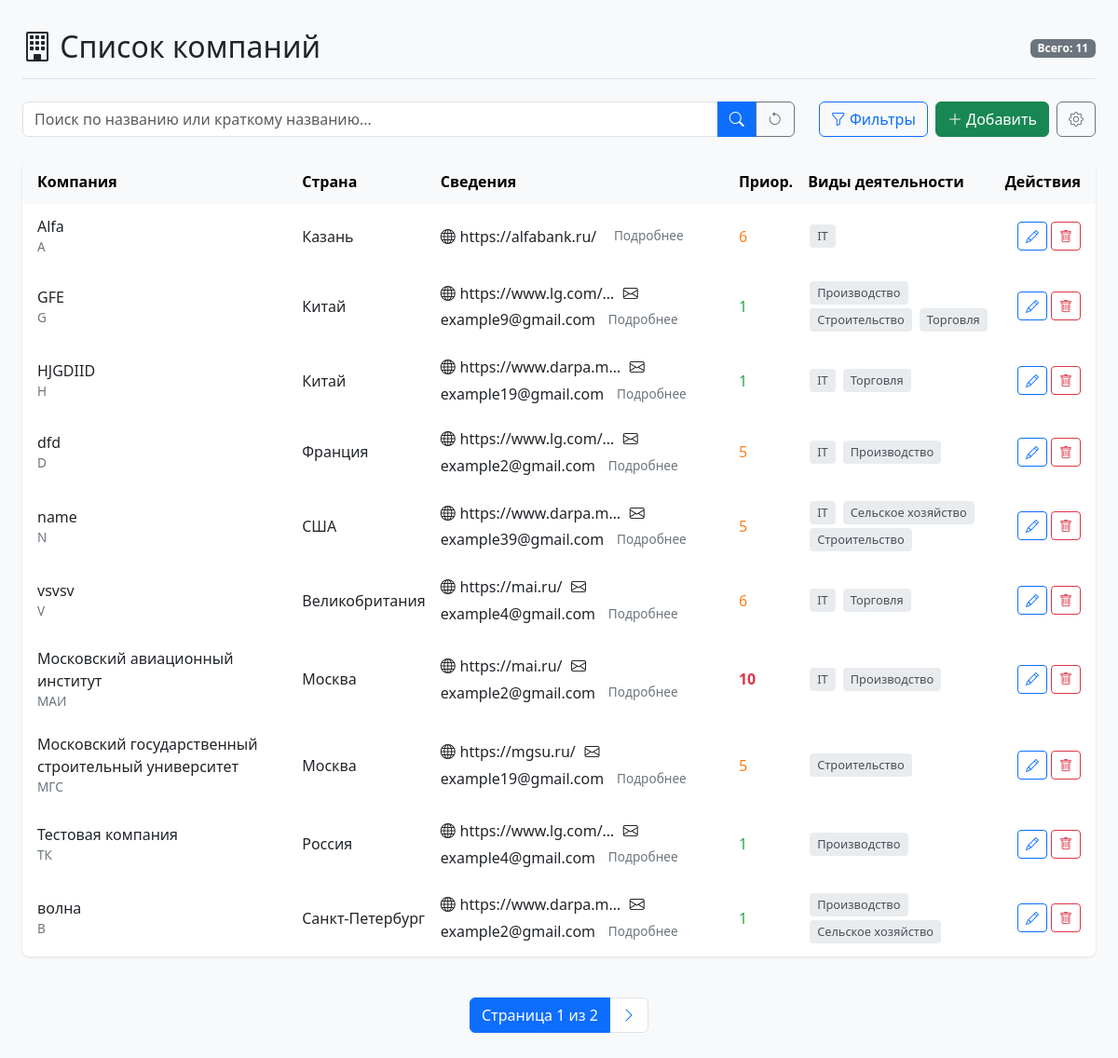
The page / on the database its author committed.
### newapp/models.py (models this page shows, shortened)
class Company(models.Model):
    REGION_CHOICES = [
        ('Россия', 'Россия'),
        ('Франция', 'Франция'),
        ('Германия', 'Германия'),
        ('США', 'США'),
        ('Китай', 'Китай'),
        ('Япония', 'Япония'),
        ('Великобритания', 'Великобритания'),
        ('Италия', 'Италия'),
        ('Испания', 'Испания'),
        ('Канада', 'Канада'),
    ]
    name = models.CharField("Название", max_length=255, unique=True)
    short_name = models.CharField("Краткое название", max_length=50, blank=True, unique=True)
    region = models.CharField("Страна", max_length=100, choices=REGION_CHOICES)
    priority = models.IntegerField(
        "Приоритет",
        default=1,
        validators=[MinValueValidator(1), MaxValueValidator(10)]
    )
    website = models.URLField("Ссылка на сайт", blank=True)
    email = models.EmailField("Email", blank=True)
    activity_themes = models.ManyToManyField(
        ActivityTheme,
        verbose_name="Виды деятельности",
        blank=True
    )
    additional_contacts = models.TextField(
        "Доп. сведения",
        blank=True,
        help_text="Формат: Тип:значение (например, Telegram:@example)"
    )
    class Meta:
        verbose_name = "Компания"
        verbose_name_plural = "Компании"
        ordering = ['name']

class ActivityTheme(models.Model):
    name = models.CharField("Название вида деятельности", max_length=100, unique=True)
    class Meta:
        verbose_name = "Вид деятельности"
        verbose_name_plural = "Виды деятельности"
        ordering = ['name']

### newapp/views.py (the view)
# urls.py: path('', views.company_list, name='company_list'),
def company_list(request):
    search_query = request.GET.get('q', '')
    priority_filter = request.GET.get('priority', '')
    region_filter = request.GET.get('region', '')
    activity_filters = request.GET.getlist('activity')
    companies = Company.objects.all().distinct()
    all_activities = ActivityTheme.objects.all().order_by('name')
    if search_query:
        companies = companies.filter(
            Q(name__icontains=search_query) |
            Q(short_name__icontains=search_query)
        )
    if priority_filter and priority_filter.isdigit() and 1 <= int(priority_filter) <= 10:
        companies = companies.filter(priority=int(priority_filter))
    if region_filter:
        companies = companies.filter(region=region_filter)
    if activity_filters:
        companies = companies.filter(activity_themes__id__in=activity_filters).distinct()
    paginator = Paginator(companies, 10)
    page_number = request.GET.get('page')
    page_obj = paginator.get_page(page_number)
    return render(request, 'company_list.html', {
        'page_obj': page_obj,
        'search_query': search_query,
        'priority_filter': priority_filter,
        'region_filter': region_filter,
        'activity_filters': [int(a) for a in activity_filters],
        'regions': Company.REGION_CHOICES,
        'priority_range': range(1, 11),
        'all_activities': all_activities,
    })

### newapp/templates/company_list.html (shortened to what this page needs)
{% load static %}
<!DOCTYPE html>
<html>
<head>
    <link href="https://cdn.jsdelivr.net/npm/bootstrap@5.3.0/dist/css/bootstrap.min.css" rel="stylesheet">
    <link rel="stylesheet" href="{% static 'company_list/styles.css' %}">
    <link rel="stylesheet" href="https://cdn.jsdelivr.net/npm/bootstrap-icons@1.8.0/font/bootstrap-icons.css">
</head>
<body>
    <div class="container-fluid px-4 py-3">
        <div class="header-container mb-4">
            <a href="{% url 'company_list' %}" class="header-link">
                <h2 class="m-0"><i class="bi bi-building"></i> Список компаний</h2>
            </a>
            <div class="company-count">
                <span class="badge bg-secondary">Всего: {{ page_obj.paginator.count }}</span>
            </div>
        </div>
        <div class="controls-container mb-4">
            <form method="get" action="{% url 'company_list' %}" class="search-form flex-grow-1 me-3">
                <div class="input-group">
                    <input type="text" name="q" class="form-control"
                           placeholder="Поиск по названию или краткому названию..."
                           value="{{ search_query }}">
                    <button type="submit" class="btn btn-primary">
                        <i class="bi bi-search"></i>
                    </button>
                    <a href="?" class="btn btn-outline-secondary">
                        <i class="bi bi-arrow-counterclockwise"></i>
                    </a>
                </div>
            </form>
            <div class="buttons-container">
                <button class="btn btn-outline-primary me-2" data-bs-toggle="modal" data-bs-target="#filterModal">
                    <i class="bi bi-funnel"></i> Фильтры
                </button>
                <a href="{% url 'company_create' %}" class="btn btn-success">
                    <i class="bi bi-plus-lg"></i> Добавить
                </a>
                <a href="/admin/" class="btn btn-outline-secondary ms-2">
                    <i class="bi bi-gear"></i>
                </a>
            </div>
        </div>
        <div class="table-container mb-4">
            <table class="company-table w-100">
                <thead>
                    <tr class="table-light">
                        <th class="ps-3">Компания</th>
                        <th>Страна</th>
                        <th>Сведения</th>
                        <th>Приор.</th>
                        <th>Виды деятельности</th>
                        <th class="pe-3">Действия</th>
                    </tr>
                </thead>
                <tbody>
                    {% for company in page_obj %}
                    <tr>
                        <td class="ps-3">
                            <div class="company-name">{{ company.name }}</div>
                            <div class="company-shortname">
                                {% if company.short_name %}
                                    {{ company.short_name }}
                                {% else %}
                                    <span class="text-muted">Не указано</span>
                                {% endif %}
                            </div>
                        </td>
                        <td>{{ company.get_region_display }}</td>
                        <td>
                            <div class="collapsed-contacts">
                                {% if company.website %}
                                    <i class="bi bi-globe"></i> <span>{{ company.website|truncatechars:20 }}</span><br>
                                {% endif %}
                                {% if company.email %}
                                    <i class="bi bi-envelope"></i> {{ company.email|truncatechars:20 }}
                                {% endif %}
                                <button class="btn btn-link p-0 ms-2 details-btn"
                                        data-bs-toggle="modal"
                                        data-bs-target="#contactsModal"
                                        data-website="{% if company.website %}{{ company.website }}{% endif %}"
                                        data-email="{% if company.email %}{{ company.email }}{% endif %}"
                                        data-additional="{% if company.additional_contacts %}{{ company.additional_contacts }}{% endif %}">
                                    Подробнее
                                </button>
                            </div>
                        </td>
                        <td>
                            <span class="{% if company.priority >= 7 %}priority-high{% elif company.priority >= 4 %}priority-medium{% else %}priority-low{% endif %}">
                                {{ company.priority }}
                            </span>
                        </td>
                        <td>
                            {% for activity in company.activity_themes.all %}
                                <span class="activity-badge">
                                    {{ activity.name }}
                                </span>
                            {% empty %}
                                <span class="text-muted">—</span>
                            {% endfor %}
                        </td>
                        <td class="pe-3">
                            <div class="action-buttons">
                                <a href="{% url 'company_edit' company.pk %}" class="btn btn-sm btn-outline-primary"
                                   title="Редактировать">
                                    <i class="bi bi-pencil"></i>
                                </a>
                                <a href="{% url 'company_delete' company.pk %}" class="btn btn-sm btn-outline-danger ms-1"
                                   title="Удалить">
                                    <i class="bi bi-trash"></i>
                                </a>
                            </div>
                        </td>
                    </tr>
                    {% empty %}
                    <tr>
                        <td colspan="6" class="text-center py-4 text-muted">
                            <i class="bi bi-exclamation-circle"></i> Нет компаний
                        </td>
                    </tr>
                    {% endfor %}
                </tbody>
            </table>
        </div>
        {% if page_obj.paginator.num_pages > 1 %}
        <div class="d-flex justify-content-center">
            <nav aria-label="Page navigation">
                <ul class="pagination">
                    <li class="page-item active">
                        <span class="page-link">
                            Страница {{ page_obj.number }} из {{ page_obj.paginator.num_pages }}
                        </span>
                    </li>
                    {% if page_obj.has_next %}
                    <li class="page-item">
                        <a class="page-link" href="?page={{ page_obj.next_page_number }}">
                            <i class="bi bi-chevron-right"></i>
                        </a>
                    </li>
                    {% endif %}
                </ul>
            </nav>
        </div>
        {% endif %}
    </div>
</body>
</html>

### newapp/static/company_list/styles.css (style rules this page uses)
body { background-color: #f8f9fa; font-family: 'Segoe UI', Tahoma, Geneva, Verdana, sans-serif; }
.container-fluid { max-width: 1400px; padding: 0 20px; }
.header-container { display: flex; justify-content: space-between; align-items: center; padding: 15px 0; border-bottom: 1px solid #dee2e6; }
.header-link { text-decoration: none; color: #212529; transition: color 0.2s; }
.table-container { background-color: white; border-radius: 8px; box-shadow: 0 1px 3px rgba(0, 0, 0, 0.1); overflow: hidden; }
.company-table { margin-bottom: 0; }
.company-table th { padding: 12px 8px; font-weight: 600; background-color: #f8f9fa; }
.company-table td { padding: 12px 8px; vertical-align: middle; }
.company-name { font-weight: 500; }
.company-shortname { font-size: 0.85rem; color: #6c757d; }
.priority-low { color: #28a745; font-weight: 500; }
.priority-medium { color: #fd7e14; font-weight: 500; }
.priority-high { color: #dc3545; font-weight: 600; }
.activity-badge { display: inline-block; padding: 3px 8px; background-color: #e9ecef; color: #495057; border-radius: 4px; font-size: 0.8rem; margin: 2px; }
.action-buttons { display: flex; justify-content: flex-end; }
.pagination { margin: 20px 0; }
.page-link { min-width: 40px; text-align: center; }
.controls-container { display: flex; justify-content: space-between; align-items: center; flex-wrap: wrap; gap: 10px; }
.search-form { flex-grow: 1; min-width: 250px; }
.buttons-container { display: flex; }
.details-btn { font-size: 0.85rem; text-decoration: none; color: #6c757d; vertical-align: baseline; }
.collapsed-contacts { display: flex; flex-wrap: wrap; align-items: center; gap: 0.3rem; }

### rows shown on the page
Company: name "Alfa", short_name "A", region "Казань", website "https://alfabank.ru/", priority "6"
ActivityTheme: name "IT"
Company: name "GFE", short_name "G", region "Китай", website "https://www.lg.com/…", email "example9@gmail.com", priority "1"
ActivityTheme: name "Производство"
ActivityTheme: name "Строительство"
ActivityTheme: name "Торговля"
Company: name "HJGDIID", short_name "H", region "Китай", website "https://www.darpa.m…", email "example19@gmail.com", priority "1"
Company: name "dfd", short_name "D", region "Франция", website "https://www.lg.com/…", email "example2@gmail.com", priority "5"
Company: name "name", short_name "N", region "США", website "https://www.darpa.m…", email "example39@gmail.com", priority "5"
ActivityTheme: name "Сельское хозяйство"
Company: name "vsvsv", short_name "V", region "Великобритания", website "https://mai.ru/", email "example4@gmail.com", priority "6"
Company: name "Московский авиационный институт", short_name "МАИ", region "Москва", website "https://mai.ru/", email "example2@gmail.com", priority "10"
Company: name "Московский государственный строительный университет", short_name "МГС", region "Москва", website "https://mgsu.ru/", email "example19@gmail.com", priority "5"
Company: name "Тестовая компания", short_name "ТК", region "Россия", website "https://www.lg.com/…", email "example4@gmail.com", priority "1"
Company: name "волна", short_name "В", region "Санкт-Петербург", website "https://www.darpa.m…", email "example2@gmail.com", priority "1"

### other values the page prints
{{ page_obj.paginator.count }} "11"
{{ page_obj.number }} "1"
{{ page_obj.paginator.num_pages }} "2"
